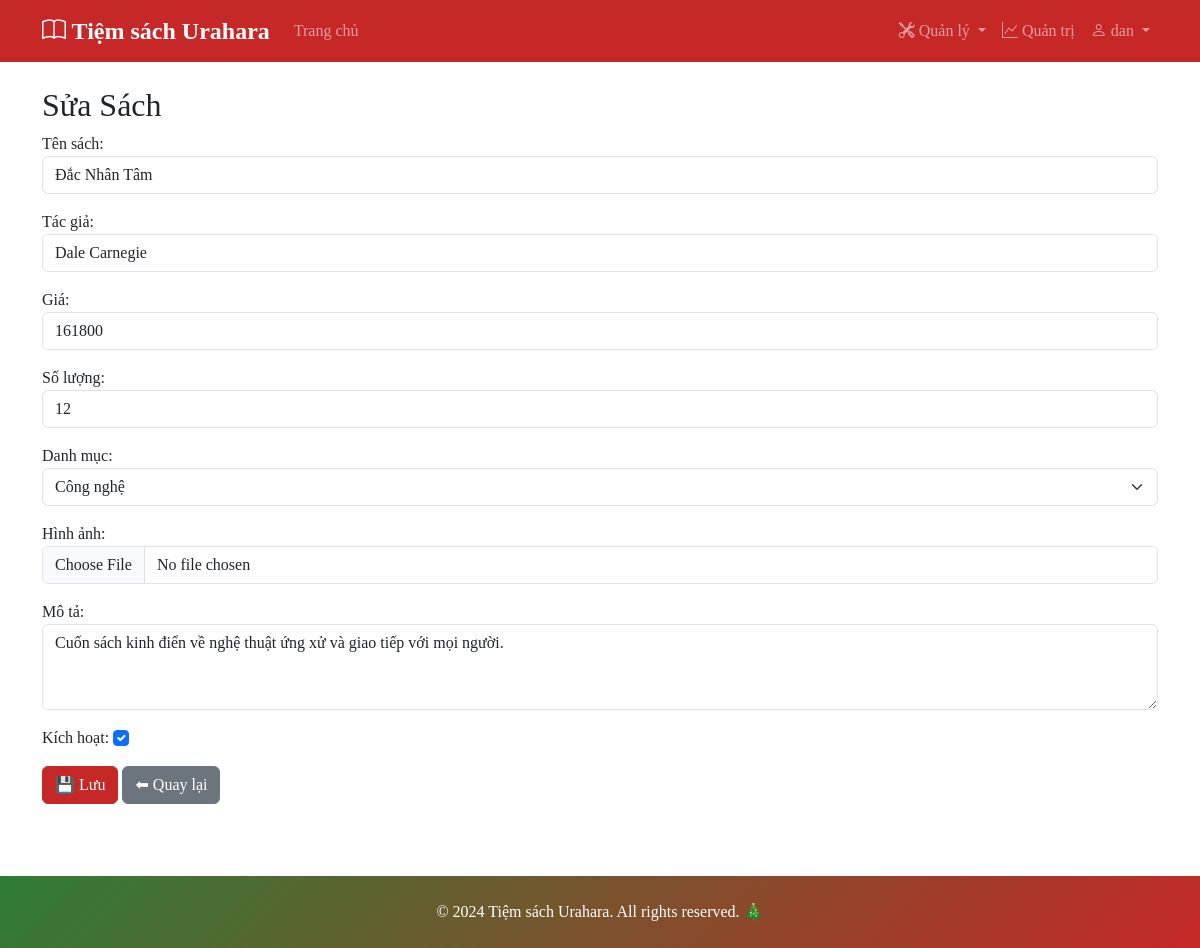
/manage/books/edit/2/ (signed in), run on the app's committed database.
### store/models.py (models this page shows, shortened)
class Book(models.Model):
    title = models.CharField(max_length=200, verbose_name='Tên sách')
    slug = models.SlugField(unique=True, verbose_name='Slug')
    author = models.CharField(max_length=100, verbose_name='Tác giả')
    category = models.ForeignKey(Category, on_delete=models.CASCADE, related_name='books', verbose_name='Danh mục')
    description = models.TextField(verbose_name='Mô tả')
    price = models.DecimalField(max_digits=10, decimal_places=0, validators=[MinValueValidator(0)], verbose_name='Giá')
    image = models.ImageField(upload_to='books/', blank=True, null=True, verbose_name='Hình ảnh')
    stock = models.IntegerField(validators=[MinValueValidator(0)], default=0, verbose_name='Số lượng')
    is_active = models.BooleanField(default=True, verbose_name='Kích hoạt')
    created_at = models.DateTimeField(auto_now_add=True, verbose_name='Ngày tạo')
    updated_at = models.DateTimeField(auto_now=True, verbose_name='Ngày cập nhật')
    class Meta:
        verbose_name = 'Sách'
        verbose_name_plural = 'Sách'
        ordering = ['-created_at']

### store/views_admin.py (the view)
# urls.py: path('manage/books/edit/<int:pk>/', views_admin.edit_book, name='edit_book'),
@login_required
@user_passes_test(admin_required)
def edit_book(request, pk):
    book = get_object_or_404(Book, pk=pk)
    if request.method == 'POST':
        form = BookForm(request.POST, request.FILES, instance=book)
        if form.is_valid():
            form.save()
            messages.success(request, '✏️ Đã cập nhật sách!')
            return redirect('admin_books')
    else:
        form = BookForm(instance=book)
    return render(request, 'store/admin_book_form.html', {'form': form, 'action': 'Sửa'})

### store/forms.py
class BookForm(forms.ModelForm):
    class Meta:
        model = Book
        fields = ['title', 'author', 'price', 'stock', 'category', 'image', 'description', 'is_active']
        widgets = {
            'title': forms.TextInput(attrs={'class': 'form-control', 'placeholder': 'Tên sách'}),
            'author': forms.TextInput(attrs={'class': 'form-control', 'placeholder': 'Tác giả'}),
            'price': forms.NumberInput(attrs={'class': 'form-control', 'placeholder': 'Giá bán'}),
            'stock': forms.NumberInput(attrs={'class': 'form-control', 'placeholder': 'Số lượng tồn'}),
            'category': forms.Select(attrs={'class': 'form-select'}),
            'image': forms.ClearableFileInput(attrs={'class': 'form-control'}),
            'description': forms.Textarea(attrs={'class': 'form-control', 'rows': 3, 'placeholder': 'Mô tả ngắn'}),
            'is_active': forms.CheckboxInput(attrs={'class': 'form-check-input'}),
        }

### store/context_processors.py (called while the page is built)
def cart_count(request):
    if request.user.is_authenticated:
        count = request.user.cart_items.count()
    else:
        count = 0
    return {'cart_count': count}

### store/models.py (called while the page is built)
    def __str__(self):
        return self.name

### store/views_admin.py (called while the page is built)
def admin_required(user):
    return user.is_authenticated and user.is_staff

### store/templates/store/admin_book_form.html (shortened to what this page needs)
{% extends 'store/base.html' %}
{% block content %}
<h2>{{ action }} Sách</h2>
<form method="post" enctype="multipart/form-data">
    {{ form.as_p }}
    <button type="submit" class="btn btn-primary">💾 Lưu</button>
    <a href="{% url 'admin_books' %}" class="btn btn-secondary">⬅ Quay lại</a>
</form>
{% endblock %}

### store/templates/store/base.html (shortened to what this page needs)
<!DOCTYPE html>
<html lang="vi">
<head>
    {% load static %}
    <link href="https://cdn.jsdelivr.net/npm/bootstrap@5.3.0/dist/css/bootstrap.min.css" rel="stylesheet">
    <link rel="stylesheet" href="https://cdn.jsdelivr.net/npm/bootstrap-icons@1.10.0/font/bootstrap-icons.css">
    <link rel="stylesheet" href="{% static 'store/css/style.css' %}">
    <link rel="stylesheet" href="{% static 'store/css/christmas.css' %}">
</head>
<body>
    <nav class="navbar navbar-expand-lg navbar-dark bg-primary">
        <div class="container">
            <a class="navbar-brand" href="{% url 'index' %}">
                <i class="bi bi-book"></i> Tiệm sách Urahara
            </a>
            <div class="collapse navbar-collapse" id="navbarNav">
                <ul class="navbar-nav me-auto">
                    <li class="nav-item">
                        <a class="nav-link" href="{% url 'index' %}">Trang chủ</a>
                    </li>
                </ul>
                <ul class="navbar-nav">
                    {% if user.is_staff %}
                    <li class="nav-item dropdown">
                        <a class="nav-link dropdown-toggle" href="#" id="adminDropdown" role="button" data-bs-toggle="dropdown">
                            <i class="bi bi-tools"></i> Quản lý
                        </a>
                    </li>
                    {% endif %}
                    {% if user.is_authenticated %}
                        {% if user.is_staff %}
                            <li class="nav-item">
                                <a class="nav-link" href="{% url 'dashboard' %}">
                                    <i class="bi bi-graph-up"></i> Quản trị
                                </a>
                            </li>
                        {% endif %}
                        <li class="nav-item dropdown">
                            <a class="nav-link dropdown-toggle" href="#" id="navbarDropdown" role="button" data-bs-toggle="dropdown">
                                <i class="bi bi-person"></i> {{ user.username }}
                            </a>
                        </li>
                    {% endif %}
                </ul>
            </div>
        </div>
    </nav>
    <main class="container my-4">
        {% block content %}{% endblock %}
    </main>
    <footer class="bg-light mt-5 py-4">
        <div class="container text-center">
            <p class="mb-0">&copy; 2024 Tiệm sách Urahara. All rights reserved. 🎄</p>
        </div>
    </footer>
</body>
</html>

### store/static/store/css/style.css (style rules this page uses)
body, html, * { font-family: "Cambria", "Times New Roman", serif !important; }
body { min-height: 100vh; display: flex; flex-direction: column; background-color: #ffffff; }
main { flex: 1; }
.navbar-brand { font-weight: bold; font-size: 1.5rem; }

### store/static/store/css/christmas.css (style rules this page uses)
:root { --christmas-red: #C62828; --christmas-green: #2E7D32; --christmas-gold: #FFD54F; --snow-white: #ffffff; }
body { background-image: radial-gradient(circle at 20% 50%, rgba(255, 255, 255, 0.1) 1px, transparent 1px), radial-gradient(circle at 60% 80%, rgba(255, 255, 255, 0.1) 1px, transparent 1px), radial-gradient(circle at 40% 20%, rgba(255, 255, 255, 0.1) 1px, transparent 1px); background-size: 200px 200px, 300px 300px, 250px 250px; animation: snowDrift 20s linear infinite; }
.btn-primary { background-color: var(--christmas-red); border-color: var(--christmas-red); }
.navbar-dark.bg-primary { background-color: var(--christmas-red) !important; }
footer { background: linear-gradient(135deg, var(--christmas-green) 0%, var(--christmas-red) 100%) !important; color: white; }

### data on the page
Book: title "Đắc Nhân Tâm", author "Dale Carnegie", price "161800", stock "12", category "Công nghệ", description "Cuốn sách kinh điển về nghệ thuật ứng xử và giao tiếp với mọi người.", is_active "☑"

### other printed values
{{ user.username }} "dan"
{{ action }} "Sửa"
